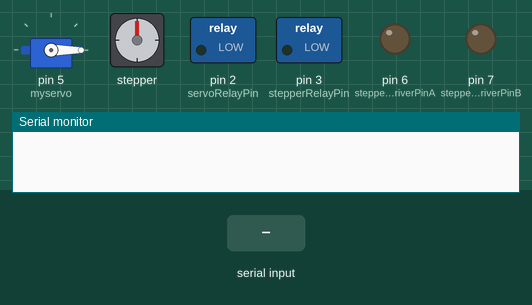
This sketch was run on a simulated Arduino Uno, built with avr-gcc and run on an emulated ATmega328P. Parts: servo, stepper motor, switched loads named in the sketch (green lamp = pin HIGH), output pins drawn as LEDs (lit = HIGH), the last lines printed to the serial monitor. The inputs (shaded band) are chosen by the test bench. Stepper angles assume 200 steps per turn.

Above: at 1.2 s.
1.3 s: "90,45\n" received over Serial
At 2.1 s:
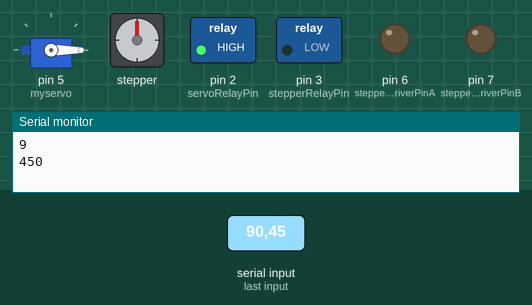
At 4.7 s:
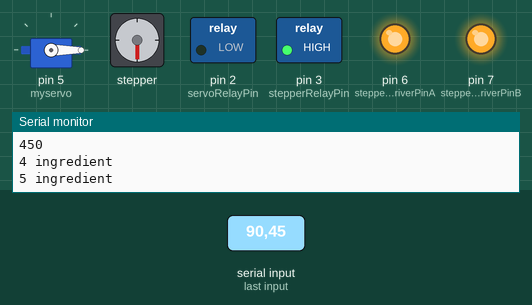
Timing chart, 0 to 6.2 s (numbered marks = the images above; inputs shaded):
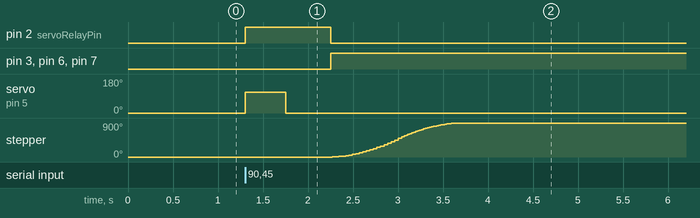

The sketch:

MixinsArduino16.ino
```cpp
//#include <Stepper.h>
#include<AccelStepper.h>
#include <Servo.h>

const int stepsPerRevolution = 200;  // change this to fit the number of steps per revolution
// for your motor

 int steps = 489;
// initialize the stepper library on pins 8 through 11:
//Stepper myStepper(stepsPerRevolution, 8,9,10,11);
AccelStepper myStepper(AccelStepper::FULL4WIRE,8,9,10,11,true); // Defaults to AccelStepper::FULL4WIRE (4 pins) on 2, 3, 4, 5

int lastIngredient = 0;

boolean backstep = false;

int incomingByte;

boolean carriage_back_to_origin = false;

boolean moveServo = false;

Servo myservo;

const int servoRelayPin = 2;
const int stepperRelayPin = 3;
const int stepperEnableDriverPinA = 6;
const int stepperEnableDriverPinB = 7;

void setup() {
  myStepper.setMaxSpeed(5000);
  myStepper.setAcceleration(1000);

  myservo.attach(5,1000,2000);
  myservo.writeMicroseconds(1000);
  // set the speed at 60 rpm:
  myStepper.setSpeed(200);

  // initialize the serial port:
  Serial.begin(9600);

  // initialize pins as OUTPUT
  //pinMode(stepperEnableDriverPin,OUTPUT);
  pinMode(stepperEnableDriverPinA,OUTPUT);
  pinMode(stepperEnableDriverPinB,OUTPUT);
  pinMode(servoRelayPin,OUTPUT);
  pinMode(stepperRelayPin,OUTPUT);
  digitalWrite(stepperRelayPin,LOW);

}

void loop() {

  /*for(i;i<orderSize;i++)
  {
    digitalWrite(13,HIGH);
    linearTravelStart(order[i],i);
   // End of For Loop
  }*/

  if(Serial.available() > 0) // if the data came
  {
    incomingByte = Serial.read() - 48; //read single byte from serial buffer

    String tempString = String(incomingByte);
    if(Constraint(incomingByte,0,7) == true) // constraint for bottle
    {
      //digitalWrite(6,HIGH);
      digitalWrite(stepperRelayPin,HIGH);
      digitalWrite(stepperEnableDriverPinA,HIGH);
      digitalWrite(stepperEnableDriverPinB,HIGH);
      //digitalWrite(stepperEnableDriverPin,HIGH);
      //stepperEnable_Disable();
      tempString.concat(" ingredient");
      Serial.println(tempString);
      myStepper.moveTo(500);
  while (myStepper.currentPosition() != 300) // Full speed up to 300
    myStepper.run();
    //myStepper.stop(); // Stop as fast as possible: sets new target
    myStepper.runToPosition();
      //linearTravelStart(incomingByte);
      digitalWrite(stepperRelayPin,LOW);
      digitalWrite(stepperEnableDriverPinA,LOW);
      digitalWrite(stepperEnableDriverPinB,LOW);
    }
    else if(Constraint(incomingByte,0,100) == true) // constraint for ml
    {
          //stepperEnable_Disable();//turns off the stepper driver when it is already enabled
         // servoEnable_Disable(); // turns on servo motor
         digitalWrite(stepperRelayPin,LOW);
         digitalWrite(stepperEnableDriverPinA,LOW);
         digitalWrite(stepperEnableDriverPinB,LOW);
         digitalWrite(servoRelayPin,HIGH);
         Serial.println(incomingByte);
         int push = map(incomingByte,0,100,0,5000);
          myservo.write(110);
          Serial.println(push);
          delay(push);
          myservo.writeMicroseconds(1000);
           delay(500);
          digitalWrite(servoRelayPin,LOW);
          //Serial.println(incomingByte);
         // servoEnable_Disable();//turns off servo motor if it is already enabled
    }

  }
  else
    carriage_back_to_origin = true;

  if(carriage_back_to_origin == true)
  {
    // stepperEnable_Disable();

    /*digitalWrite(stepperRelayPin,HIGH);
      //digitalWrite(stepperEnableDriverPin,HIGH);
    digitalWrite(stepperEnableDriverPinA,HIGH);
    digitalWrite(stepperEnableDriverPinB,HIGH);
    for(int counter = 0; counter <(lastIngredient*4) - 3; counter ++)
    {
      Serial.println((lastIngredient*4) - 3);
       myStepper.step(-((steps/2)));
       // myStepper.step(-(steps/2));
    }*/

    // Reset
    carriage_back_to_origin = false;
    lastIngredient = 0;


   // stepperEnable_Disable();
  }
  digitalWrite(stepperRelayPin,LOW);
      //digitalWrite(stepperEnableDriverPin,LOW);
      digitalWrite(stepperEnableDriverPinA,LOW);
      digitalWrite(stepperEnableDriverPinB,LOW);
      digitalWrite(8,LOW);
      digitalWrite(9,LOW);
      digitalWrite(10,LOW);
      digitalWrite(11,LOW);
  // End of main
}

int rotateComputation(int bottle)
{
  int looper = 0;

  if(lastIngredient == 0)
    looper = bottle;

  else
  {
     if(backstep == true)
        looper = lastIngredient - bottle;
     else
        looper = bottle - lastIngredient;
  }

  backstep = lastIngredient > bottle ? true : false;

  looper = looper < 0 ? looper * (-1) : looper;
  //Serial.println(looper);
  return looper;
}

/*void linearTravelStart(int bottle)
{
    int count = 0, pos = 0, linearTravel = rotateComputation(bottle);
    boolean back = false;

    //Serial.println(backstep);
   // Serial.println(lastIngredient);


    while( count < 2 && pos < linearTravel)
    {
      if(backstep == true)
      {
          //myStepper.step(-(steps/2));
          if(back == true){
            steps = steps + 1;
            back = false;
          }

          myStepper.step(-(steps/2));

      }
      else
      {
        if(lastIngredient == 0 && pos == 0)
        {
          steps = steps + 1;
           myStepper.step((steps/2)/2);

        }

        else
        {
          if(back == false){
            steps = steps - 1;
            back = true;
          }

          myStepper.step(steps/2);
        }
           //Serial.println("nakasud");
      }

      count++;
      if(count == 2)
      {
        count = 0;

        //Serial.print("NEW position: ");
        //Serial.println(pos);
        pos++;
      }

    }

    lastIngredient = bottle;
   // backstep = false;


    // Checks if it is on last bottle
    // If it is, it returns to starting point
    //if(bottleCursor == orderSize - 1)
   // {

    //}
}*/

boolean Constraint(int value, int lowerlimit, int upperlimit)
{
  if(value > lowerlimit && value < upperlimit)
    return true;

    return false;
}

/*void stepperEnable_Disable()
{
  int val = digitalRead(stepperRelayPin);

  if(val == HIGH)
  {
    digitalWrite(stepperRelayPin,LOW);
    digitalWrite(stepperEnableDriverPin,LOW);

  }
  else
  {
      digitalWrite(stepperRelayPin,HIGH);
      digitalWrite(stepperEnableDriverPin,HIGH);
  }

}

void servoEnable_Disable()
{
  int valServo = digitalRead(servoRelayPin);

  if(valServo == HIGH)
     digitalWrite(servoRelayPin,LOW);
  else
     digitalWrite(servoRelayPin,HIGH);
}*/
```

Measured:
- after the input at 1.3 s, pin 2 (servoRelayPin): LOW → HIGH at once, → LOW 0.95 s later; pin 3 (stepperRelayPin), pin 6 (stepperEnableDriverPinA), pin 7 (stepperEnableDriverPinB): LOW → HIGH after 0.95 s; servo on pin 5 (myservo): 0° → 110° at once, → 0° 0.45 s later; stepper: turns 900° clockwise in 1.4 s, starting after 0.97 s
